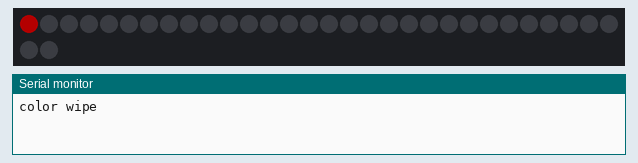
A sketch run on a simulated ESP32. Parts: 32 RGB LEDs in strip order, left to right, continuing on the next row, the last lines printed to the serial monitor. Dim RGB values are drawn brighter than linear.

Above: at 0.15 s.
At 1.39 s:
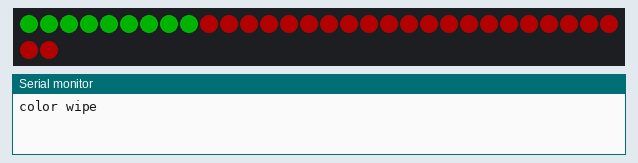
At 2.63 s:
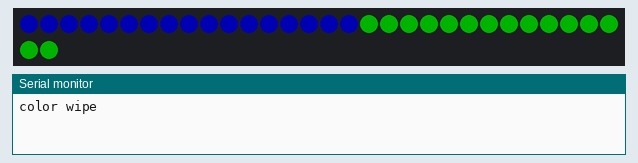
At 3.56 s:
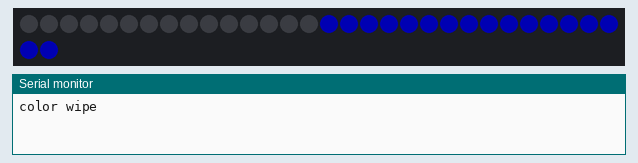
At 5.37 s:
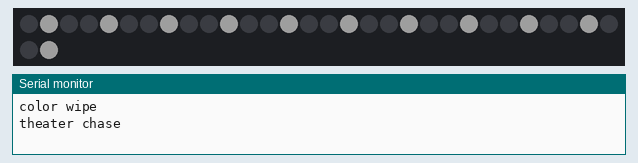
At 10.69 s:
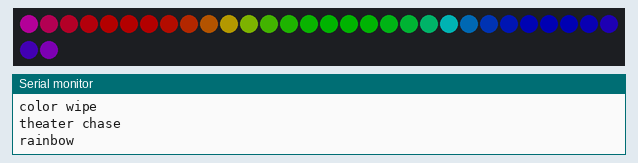

The sketch:

l4c_patterns.ino
```cpp
/*
  l4c_patterns.ino
  Porpoise Robotics - Pathfinder beginner course (Nintendo Switch track), Lesson 4

  WHAT THIS PROGRAM DOES
  ----------------------
  Runs four light patterns in turn: a color wipe, a theater chase, a rainbow,
  and the KITT scanner from the full vehicle program. Nothing moves.

  Each pattern is written as its own FUNCTION. A function is a piece of the
  program with a name, written once and called as many times as you like. Look
  at how short loop() is compared with what actually happens on the vehicle -
  that is what functions buy you.

  BEFORE YOU CAN COMPILE THIS
  ---------------------------
  1. Board package: "esp32_bluepad32" by Ricardo Quesada, version 4.1.0
       Tools > Board > esp32_bluepad32 > "ESP32 Dev Module".
  2. Library: "Adafruit NeoPixel" by Adafruit

  WHAT TO TRY
  -----------
  1. Change the wait argument on colorWipe from 30 to 5 and to 150.
  2. In theaterChase, change the 3 to a 4 in both places. What changes?
  3. In the scanner, change SCANNER_TAIL from 3 to 0, then to 8.
  4. Change the scanner color to blue and you have a Cylon instead of KITT.
  5. Write a pattern of your own and call it from loop(). Start by copying
     colorWipe and making it run backwards.
*/

#include <Adafruit_NeoPixel.h>

const int LED_PIN     = 5;
const int LED_COUNT   = 32;
const int BRIGHTNESS  = 60;

const int FRONT_FIRST = 0;
const int FRONT_LAST  = 15;
const int REAR_LAST   = 31;

const int SCANNER_TAIL = 3;   // How many fading LEDs trail behind the bright one

Adafruit_NeoPixel strip(LED_COUNT, LED_PIN, NEO_GRB + NEO_KHZ800);

void setup() {
  Serial.begin(115200);

  strip.begin();
  strip.setBrightness(BRIGHTNESS);
  strip.clear();
  strip.show();
}

/*
  Fills the strip one LED at a time, in order, so the color appears to sweep
  along it. The strip is NOT cleared first, so each wipe paints over the last.
*/
void colorWipe(uint32_t color, int wait) {
  for (int i = 0; i < strip.numPixels(); i++) {
    strip.setPixelColor(i, color);
    strip.show();
    delay(wait);
  }
}

/*
  A theater marquee: every third LED is lit, and the pattern shuffles along by
  one each frame so the lights appear to chase each other.

  Three loops, one inside another. The "b" loop is which of the three
  positions is lit this frame, and the "c" loop steps along the strip in
  threes lighting them.
*/
void theaterChase(uint32_t color, int wait) {
  for (int a = 0; a < 10; a++) {           // Repeat the whole effect 10 times
    for (int b = 0; b < 3; b++) {          // Three frames per cycle
      strip.clear();
      for (int c = b; c < strip.numPixels(); c += 3) {
        strip.setPixelColor(c, color);
      }
      strip.show();
      delay(wait);
    }
  }
}

/*
  A rainbow flowing round the whole strip.

  Instead of red, green and blue, this uses HUE: one number that goes all the
  way round the color wheel. The full circle is 65536 steps. Each LED is given
  a hue a little further round the wheel than the one before, which spreads a
  whole rainbow along the strip, and then the starting point creeps forward so
  the rainbow appears to move.

  gamma32() corrects for the fact that human eyes do not see brightness in a
  straight line, which makes the colors look truer.
*/
void rainbow(int wait) {
  for (long firstPixelHue = 0; firstPixelHue < 65536L; firstPixelHue += 256) {
    for (int i = 0; i < strip.numPixels(); i++) {
      long pixelHue = firstPixelHue + (i * 65536L / strip.numPixels());
      strip.setPixelColor(i, strip.gamma32(strip.ColorHSV(pixelHue)));
    }
    strip.show();
    delay(wait);
  }
}

/*
  The KITT scanner, as seen in Knight Rider - or a Cylon, if you prefer
  Battlestar Galactica.

  One bright dot slides across the front and back again, with a short fading
  tail behind it. The rear LED opposite the front one is drawn at
  REAR_LAST - position, so the front and rear dots stay side by side.

  The ">> tail" is a right shift, which halves a number. So the tail LEDs get
  255, then 127, then 63, then 31 - each one half as bright as the last.
*/
void scanner(int red, int green, int blue, int wait, int sweeps) {
  for (int sweep = 0; sweep < sweeps; sweep++) {
    // One sweep out...
    for (int position = FRONT_FIRST; position <= FRONT_LAST; position++) {
      drawScannerFrame(position, 1, red, green, blue);
      delay(wait);
    }
    // ...and one sweep back.
    for (int position = FRONT_LAST; position >= FRONT_FIRST; position--) {
      drawScannerFrame(position, -1, red, green, blue);
      delay(wait);
    }
  }
}

/*
  Draws one frame of the scanner: the bright dot at "position", plus its tail
  trailing behind in whichever direction it came from.
*/
void drawScannerFrame(int position, int step, int red, int green, int blue) {
  strip.clear();

  for (int tail = 0; tail <= SCANNER_TAIL; tail++) {
    int p = position - (step * tail);
    if (p < FRONT_FIRST || p > FRONT_LAST) {
      continue;   // This part of the tail has slid off the end, so skip it
    }

    uint32_t color = strip.Color(red >> tail, green >> tail, blue >> tail);
    strip.setPixelColor(p, color);              // Front of the vehicle
    strip.setPixelColor(REAR_LAST - p, color);  // Matching LED at the rear
  }

  strip.show();
}

void loop() {
  Serial.println("color wipe");
  colorWipe(strip.Color(255, 0, 0), 30);   // Red
  colorWipe(strip.Color(0, 255, 0), 30);   // Green
  colorWipe(strip.Color(0, 0, 255), 30);   // Blue
  colorWipe(strip.Color(0, 0, 0),   30);   // Off again

  Serial.println("theater chase");
  theaterChase(strip.Color(127, 127, 127), 60);   // White, half brightness
  theaterChase(strip.Color(127, 0, 0),     60);   // Red
  strip.clear();
  strip.show();
  delay(500);

  Serial.println("rainbow");
  rainbow(10);
  strip.clear();
  strip.show();
  delay(500);

  Serial.println("KITT scanner");
  scanner(255, 0, 0, 40, 3);   // Red. Try 0, 0, 255 for a Cylon.
  strip.clear();
  strip.show();
  delay(1500);
}
```

Measured:
- by itself, everything shown: repeats every 16.9 s, in 88 steps
